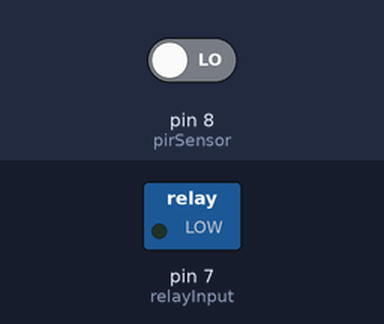
Bench run of a sketch on a simulated Arduino Uno, built with avr-gcc and run on an emulated ATmega328P. Shown: switched loads named in the sketch (green lamp = pin HIGH). The inputs (shaded band) are chosen by the test bench; at power-on: pin 8 (pirSensor) LOW.

Above: at 1.2 s.
1.3 s: pin 8 (pirSensor) driven HIGH
At 2.7 s:
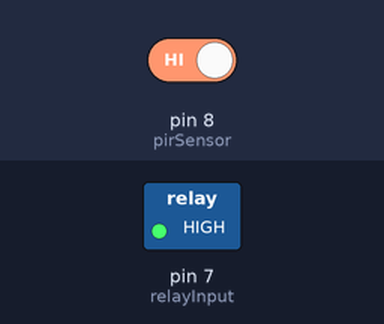
Timing chart, 0 to 4.3 s (numbered marks = the images above; inputs shaded):
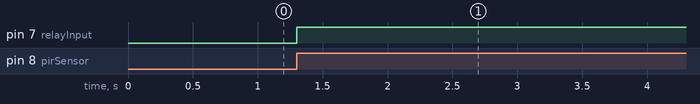

Measured:
- after the input at 1.3 s, pin 7 (relayInput): LOW → HIGH at once

The sketch:

pir_sensor.ino
```cpp
int pirSensor = 8;
int relayInput = 7;

void setup() {
  pinMode(pirSensor, INPUT);
  pinMode(relayInput, OUTPUT);
}

void loop() {
  int sensorValue = digitalRead(pirSensor);

  if (sensorValue == 1) {
    digitalWrite(relayInput, HIGH); // The Relay Input works Inversly
  }
}
```
